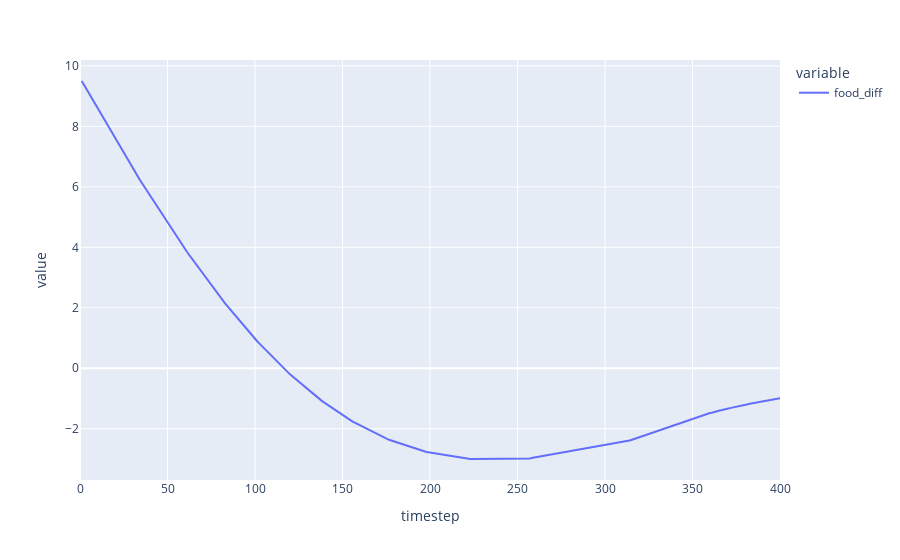

Source (notebook cell):
### Markdown cell above
### 3. Using a Plotly line chart, plot the food supply **rate of change** over time for simulation `1`, using the Pandas `diff()` method.

### Code cell
import pandas as pd
pd.options.plotting.backend = "plotly"

# The following statements are incomplete - fill in the gaps and run the cell
diff_df = df.query('simulation == 1').copy()
diff_df['food_diff'] = diff_df['food'].diff()
diff_df.plot(kind='line', x='timestep', y=['food_diff'])

### Figure 1 — Plotly figure (JSON) as saved in the notebook; plotly's stock layout.template omitted (floating-point values rounded to 4 significant figures; data arrays with more than 128 entries replaced by an {"elided": "..."} marker saying what was removed)
{"data": [{"hovertemplate": "variable=food_diff<br>timestep=%{x}<br>value=%{y}<extra></extra>", "legendgroup": "food_diff", "line": {"color": "#636efa", "dash": "solid"}, "mode": "lines", "name": "food_diff", "orientation": "v", "showlegend": true, "type": "scatter", "x": {"elided": "401 int values"}, "xaxis": "x", "y": {"elided": "401 float values"}, "yaxis": "y"}], "layout": {"legend": {"title": {"text": "variable"}, "tracegroupgap": 0}, "margin": {"t": 60}, "xaxis": {"anchor": "y", "domain": [0, 1], "title": {"text": "timestep"}}, "yaxis": {"anchor": "x", "domain": [0, 1], "title": {"text": "value"}}}}
